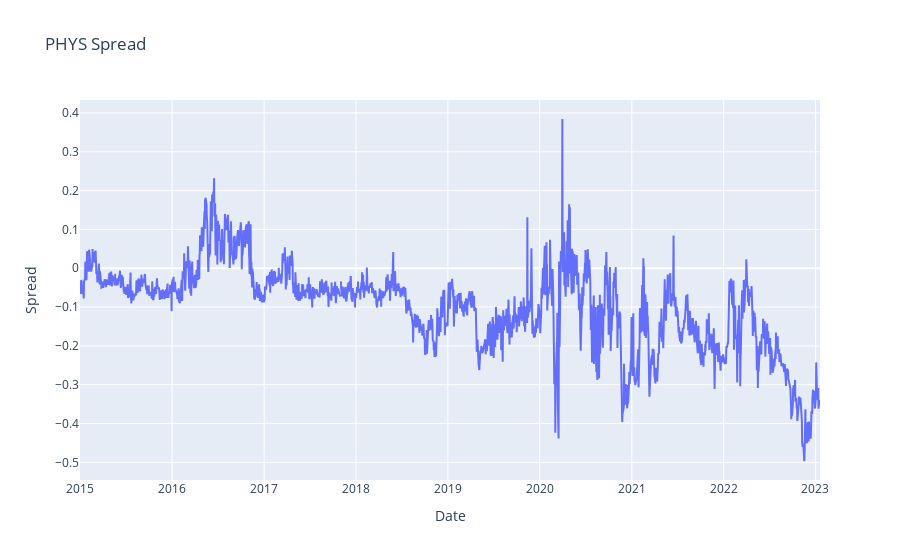

The notebook cell saved with this chart:
### Code cell
# Plot the spread
spread=phys['Close']-phys['NAV']
fig = go.Figure()
fig.add_trace(go.Scatter(x=phys.index, y=spread, name='Spread'))
fig.update_layout(title='PHYS Spread', xaxis_title='Date', yaxis_title='Spread')
fig.show()

### Figure 1 — Plotly figure (JSON) as saved in the notebook; plotly's stock layout.template omitted (floating-point values rounded to 4 significant figures; data arrays with more than 128 entries replaced by an {"elided": "..."} marker saying what was removed)
{"data": [{"name": "Spread", "type": "scatter", "x": {"elided": "2027 str values"}, "y": {"elided": "2027 float values"}}], "layout": {"title": {"text": "PHYS Spread"}, "xaxis": {"title": {"text": "Date"}}, "yaxis": {"title": {"text": "Spread"}}}}
